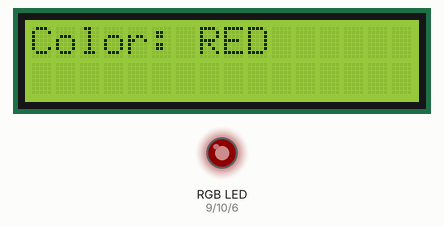
Bench run of a sketch on a simulated Arduino Uno, built with avr-gcc and run on an emulated ATmega328P. Shown: 16×2 character LCD, an RGB LED mixed from three pins (HIGH = lit). Dim RGB values are drawn brighter than linear.

Above: at 0.72 s.
At 4.94 s:
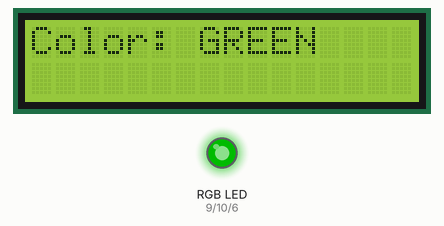
At 9.16 s:
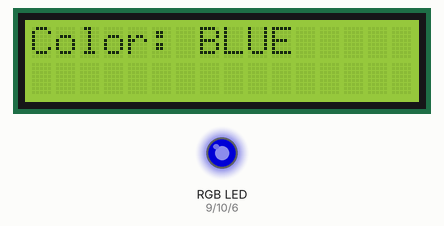
At 17.7 s:
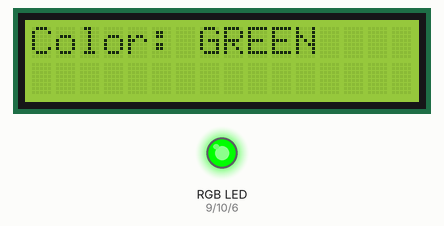
At 24.9 s:
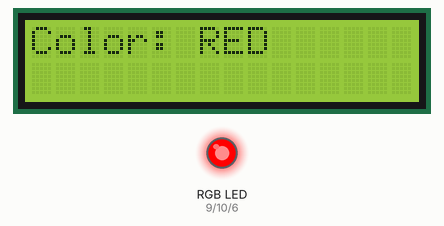
At 32.1 s:
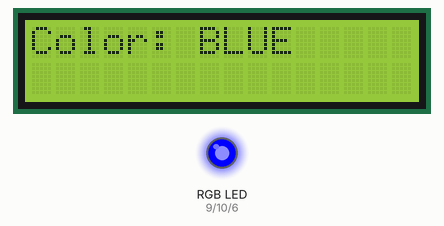
Timing chart, 0 to 40.0 s (numbered marks = the images above):
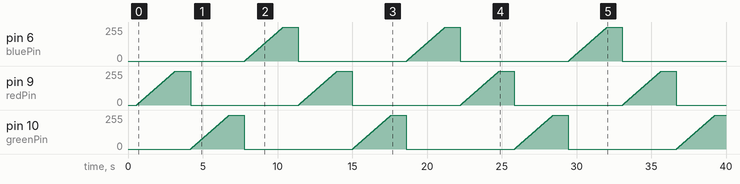

The sketch:

led.ino
```cpp
#include <LiquidCrystal.h>

// Initialize LCD (Crystal Ball Example Wiring)
LiquidCrystal lcd(12, 11, 5, 4, 3, 2);

// Define MOSFET control pins for Red, Green, and Blue channels
int redPin = 9;
int greenPin = 10;
int bluePin = 6;

void setup() {
  // Set RGB control pins as output
  pinMode(redPin, OUTPUT);
  pinMode(greenPin, OUTPUT);
  pinMode(bluePin, OUTPUT);

  // Initialize LCD
  lcd.begin(16, 2);
  delay(500);  // Add this delay to ensure proper initialization
  lcdPrint("Starting...");
}

void loop() {
  // Fade to Red
  lcdPrint("Color: RED");
  fadeToColor(redPin, 255, greenPin, 0, bluePin, 0);
  delay(1000);

  // Fade to Green
  lcdPrint("Color: GREEN");
  fadeToColor(redPin, 0, greenPin, 255, bluePin, 0);
  delay(1000);

  // Fade to Blue
  lcdPrint("Color: BLUE");
  fadeToColor(redPin, 0, greenPin, 0, bluePin, 255);
  delay(1000);
}

// Function to fade to a specified color
void fadeToColor(int redPin, int redValue, int greenPin, int greenValue, int bluePin, int blueValue) {
  for (int i = 0; i <= 255; i++) {
    analogWrite(redPin, map(i, 0, 255, 0, redValue));
    analogWrite(greenPin, map(i, 0, 255, 0, greenValue));
    analogWrite(bluePin, map(i, 0, 255, 0, blueValue));
    delay(10);  // Adjust fade speed
  }
}

// Function to update LCD text
void lcdPrint(String text) {
  lcd.clear();
  lcd.setCursor(0, 0);
  lcd.print(text);
}
```

Measured:
- by itself, pin 6 (bluePin), pin 9 (redPin), pin 10 (greenPin): ramps from 0/255 to 255/255 and jumps back, once every 10.8 s
